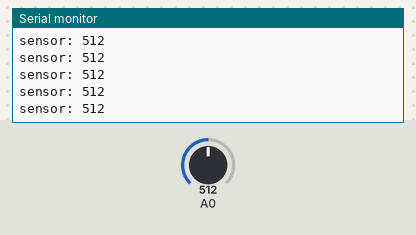
Simulated run of this sketch. Board: Arduino Uno, built with avr-gcc and run on an emulated ATmega328P. On the bench: the last lines printed to the serial monitor. The inputs (shaded band) are chosen by the test bench; at power-on: A0 = 512.

Above: at 1.2 s.
1.3 s: A0 set to 716
At 1.68 s:
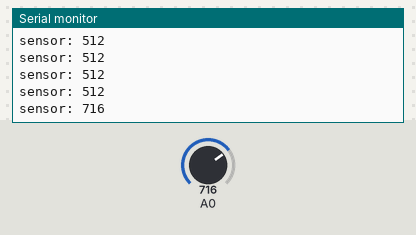
2.8 s: A0 set to 900
At 2.93 s:
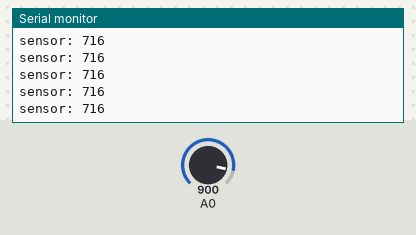
Timing chart, 0 to 5.8 s (numbered marks = the images above; inputs shaded):
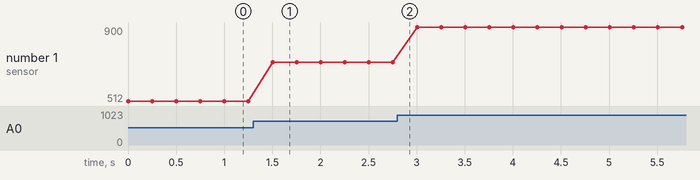

Measured:
- after the input at 1.3 s, the serial monitor: prints a new line after 0.20 s (image 1)
- plotted number 1: 512 → 716 after the input at 1.3 s, 716 → 900 after the input at 2.8 s

The sketch:

cny70_prueba.ino
```cpp
int val = 0;

void setup() {
  Serial.begin(9600);
  //esto es para que solo sense entre 0 y 1V
  analogReference(INTERNAL);
}

void loop() {
  val = analogRead(A0);
  Serial.print("sensor: ");
  Serial.println(val);

  delay(250);
}
```
